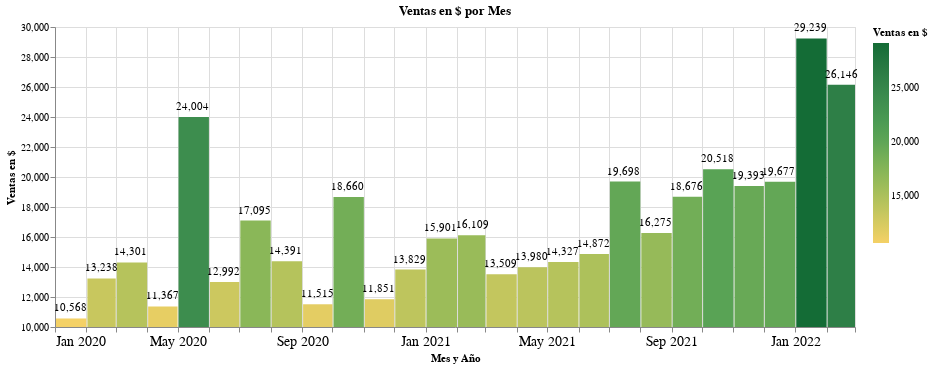

The cell this chart's notebook holds for it:
### Code cell
# Calculamos diferentes partes de la fecha

df_ventas_dol['año'] = df_ventas_dol.fecha.dt.year
df_ventas_dol['mes_año'] = df_ventas_dol.fecha.dt.strftime('%m-%Y')
df_ventas_dol['dia_semana'] = df_ventas_dol.fecha.dt.weekday
df_ventas_dol['dia_mes'] = df_ventas_dol.fecha.dt.day

x=alt.X('yearmonth(fecha):T', title='Mes y Año', axis = alt.Axis(labelAngle=0, labelFontSize=14))
tooltip=[alt.Tooltip('yearmonth(fecha):T', title='Mes y Año'),
         alt.Tooltip('sum(monto_dolar):Q', title='Ventas en $', format='$,.5')]
titulo='Ventas en $ por Mes'

graf_barras_ventas_dol(df_ventas_dol, x, tooltip, titulo, 15)

### Figure 1 — Vega-Lite specification as saved in the notebook (floating-point values rounded to 4 significant figures; data arrays with more than 128 entries replaced by an {"elided": "..."} marker saying what was removed)
{"config": {"view": {"continuousWidth": 400, "continuousHeight": 300}}, "layer": [{"mark": "bar", "encoding": {"color": {"aggregate": "sum", "field": "monto_dolar", "legend": {"title": "Ventas en $"}, "scale": {"scheme": "goldgreen"}, "type": "quantitative"}, "tooltip": [{"field": "fecha", "timeUnit": "yearmonth", "title": "Mes y Año", "type": "temporal"}, {"aggregate": "sum", "field": "monto_dolar", "format": "$,.5", "title": "Ventas en $", "type": "quantitative"}], "x": {"axis": {"labelAngle": 0, "labelFontSize": 14}, "field": "fecha", "timeUnit": "yearmonth", "title": "Mes y Año", "type": "temporal"}, "y": {"aggregate": "sum", "axis": {"grid": true, "labelFontSize": 10, "titleAnchor": "middle", "titleAngle": 270}, "field": "monto_dolar", "scale": {"zero": false}, "title": "Ventas en $", "type": "quantitative"}}, "height": 300, "title": "Ventas en $ por Mes", "width": 800}, {"mark": {"type": "text", "dx": 15, "dy": -10, "fill": "black"}, "encoding": {"color": {"aggregate": "sum", "field": "monto_dolar", "legend": {"title": "Ventas en $"}, "scale": {"scheme": "goldgreen"}, "type": "quantitative"}, "text": {"aggregate": "sum", "field": "monto_dolar", "format": ",.5", "title": "Ventas en $", "type": "quantitative"}, "tooltip": [{"field": "fecha", "timeUnit": "yearmonth", "title": "Mes y Año", "type": "temporal"}, {"aggregate": "sum", "field": "monto_dolar", "format": "$,.5", "title": "Ventas en $", "type": "quantitative"}], "x": {"axis": {"labelAngle": 0, "labelFontSize": 14}, "field": "fecha", "timeUnit": "yearmonth", "title": "Mes y Año", "type": "temporal"}, "y": {"aggregate": "sum", "axis": {"grid": true, "labelFontSize": 10, "titleAnchor": "middle", "titleAngle": 270}, "field": "monto_dolar", "scale": {"zero": false}, "title": "Ventas en $", "type": "quantitative"}}, "height": 300, "title": "Ventas en $ por Mes", "width": 800}], "data": {"name": "data-a7ec29a1c52efe8cf6aaf89c57d87266"}, "$schema": "https://vega.github.io/schema/vega-lite/v4.17.0.json", "datasets": {"data-a7ec29a1c52efe8cf6aaf89c57d87266": {"elided": "612 records"}}}
